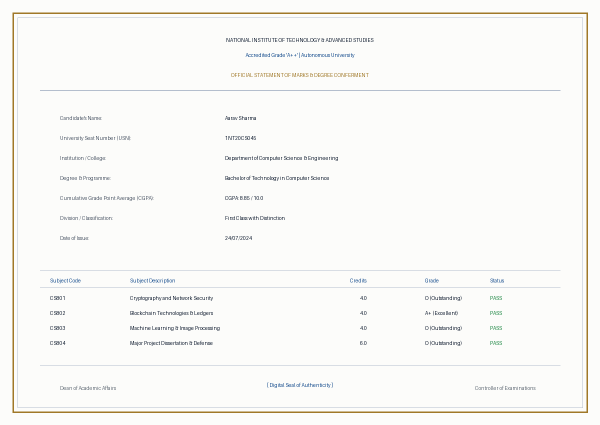
#> input picture samples/sample_degree_certificate.png, 1200 x 850 px (shown at 1/2 size)
$ python -i preprocessor.py   (imports and definitions only)
#> lines starting #> are read from the running program, lines starting #| are printed output that depends on the picture; after the words box and inside, x2 and y2 are one past the last pixel; in counts of white or black regions, pixels touching at a corner belong together
import os
from pathlib import Path
from typing import Dict, Any, Tuple
import cv2
import numpy as np


def deskew_image(gray_img: np.ndarray) -> Tuple[np.ndarray, float]:
    """
    Detects and corrects skew in scanned documents using minAreaRect on foreground contours.
    Returns (deskewed_image, angle_in_degrees).
    """
    # Invert image: text becomes white, background black
    thresh = cv2.bitwise_not(gray_img)

    # Find coordinates of all foreground pixels
    coords = np.column_stack(np.where(thresh > 0))
    if len(coords) < 100:
        return gray_img, 0.0

    # minAreaRect computes minimum bounding box around text
    angle = cv2.minAreaRect(coords)[-1]

    # Normalize angle from OpenCV's representation
    if angle < -45:
        angle = -(90 + angle)
    elif angle > 45:
        angle = 90 - angle
    else:
        angle = -angle

    # Only deskew if skew is non-trivial and not inverted (between 0.5 and 45 deg)
    if abs(angle) < 0.5 or abs(angle) > 45:
        return gray_img, 0.0

    (h, w) = gray_img.shape[:2]
    center = (w // 2, h // 2)
    rotation_matrix = cv2.getRotationMatrix2D(center, angle, 1.0)
    deskewed = cv2.warpAffine(
        gray_img,
        rotation_matrix,
        (w, h),
        flags=cv2.INTER_CUBIC,
        borderMode=cv2.BORDER_REPLICATE,
    )
    return deskewed, round(float(angle), 2)


def preprocess_image(image_path: str | Path, output_path: str | Path | None = None) -> Dict[str, Any]:
    """
    Preprocesses an academic document/certificate image using OpenCV to optimize OCR accuracy.

    Pipeline:
    1. Robust file loading (supports paths with spaces and Unicode).
    2. Optional resolution upscaling for low-res scans (ensures minimum height for OCR legibility).
    3. Grayscale conversion.
    4. Gaussian denoising to remove scanner grain, dust, and minor paper artifacts.
    5. Deskewing to horizontally align tilted text lines.
    6. Otsu binarization to produce crisp, high-contrast black-and-white text.
    7. Saves preprocessed output for frontend visualization and downstream OCR.

    Args:
        image_path: Path to the original input image.
        output_path: Optional destination path to write the preprocessed image.

    Returns:
        Dictionary with metadata:
            - "processed_path": str path to saved preprocessed image
            - "original_size": (width, height)
            - "processed_size": (width, height)
            - "skew_angle": float degrees rotated
            - "steps_applied": list of step names
    """
#> called with image_path = '../samples/sample_degree_certificate.png'
    image_path = Path(image_path)
    if not image_path.exists():
        raise FileNotFoundError(f"Input image not found: {image_path}")

    # Read image via numpy buffer to prevent Windows path encoding issues
    with open(image_path, "rb") as f:
        file_bytes = np.frombuffer(f.read(), dtype=np.uint8)
    image = cv2.imdecode(file_bytes, cv2.IMREAD_COLOR)
#> image is the input picture: shape (850, 1200, 3); mean B, G, R 245.5, 248.1, 248.3

    if image is None:
        raise ValueError(f"OpenCV could not decode image file at: {image_path}")

    orig_h, orig_w = image.shape[:2]
#> orig_h = 850; orig_w = 1200
    steps_applied = ["Loaded Original Image"]

    # Optional scaling: If image is too small (width < 1200), upscale for OCR clarity
    if orig_w < 1200:
        scale_factor = 1200 / float(orig_w)
        image = cv2.resize(image, None, fx=scale_factor, fy=scale_factor, interpolation=cv2.INTER_CUBIC)
        steps_applied.append(f"Upscaled Resolution (x{scale_factor:.2f})")

    # Step 1: Grayscale
    gray = cv2.cvtColor(image, cv2.COLOR_BGR2GRAY)
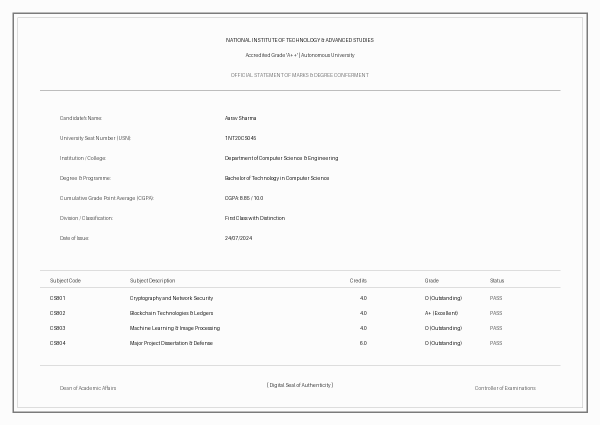
#> gray: shape (850, 1200) (shown at 1/2 size); min 30, max 252, mean 248.1
    steps_applied.append("Grayscale Conversion")

    # Step 2: Denoising
    blurred = cv2.GaussianBlur(gray, (3, 3), 0)
    steps_applied.append("Gaussian Denoising")

    # Step 3: Deskewing
    deskewed, skew_angle = deskew_image(blurred)
#> in deskew_image, `thresh = cv2.bitwise_not(gray_img)`:
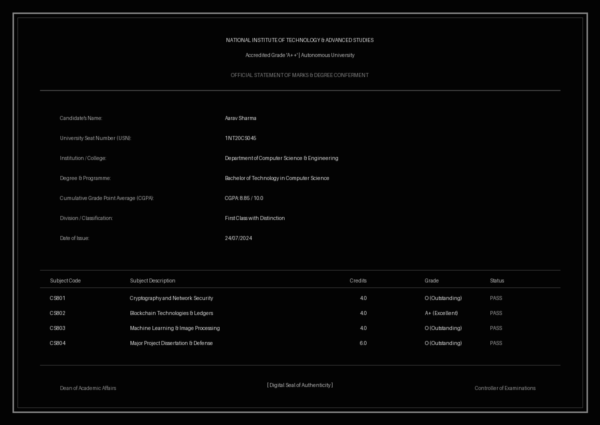
#> thresh: shape (850, 1200) (shown at 1/2 size); min 3, max 167, mean 6.9
#> in deskew_image, `coords = np.column_stack(np.where(thresh > 0))`: coords = 1020000 pairs, first value 0 to 849, second value 0 to 1199
#> in deskew_image, `angle = cv2.minAreaRect(coords)[-1]`: angle = -90
#> in deskew_image, `angle = -(90 + angle)`: angle = 0
#> skew_angle = 0
    if skew_angle != 0.0:
        steps_applied.append(f"Deskew Alignment ({skew_angle}°)")

    # Step 4: Binarization via Otsu's thresholding
    # Academic documents usually have dark text on light backgrounds
    _, binarized = cv2.threshold(deskewed, 0, 255, cv2.THRESH_BINARY + cv2.THRESH_OTSU)
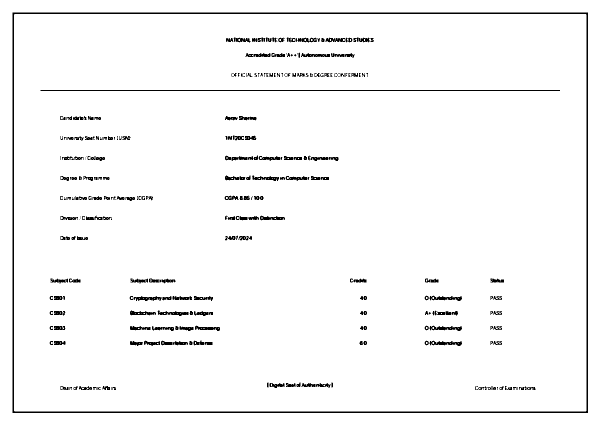
#> binarized: shape (850, 1200) (shown at 1/2 size); 96.6% white; 262 black regions (40 under 20 px), largest, box (x1, y1, x2, y2) and area: (25, 25, 1176, 826) 11680, (81, 180, 1120, 182) 2078, (859, 591, 924, 602) 378
    steps_applied.append("Otsu Binarization (High Contrast)")

    # Determine output path
    if output_path is None:
        output_path = image_path.parent / f"processed_{image_path.name}"
    else:
        output_path = Path(output_path)

    output_path.parent.mkdir(parents=True, exist_ok=True)

    # Save output image
    success, encoded_img = cv2.imencode(".png", binarized)
#> encoded_img = 14788 values, max 255 at index 207, min 0 at index 8, mean 121.4
    if success:
        with open(output_path, "wb") as f:
            f.write(encoded_img.tobytes())
    else:
        cv2.imwrite(str(output_path), binarized)

    proc_h, proc_w = binarized.shape[:2]
#> proc_h = 850; proc_w = 1200

    return {
        "processed_path": str(output_path),
        "original_size": (orig_w, orig_h),
        "processed_size": (proc_w, proc_h),
        "skew_angle": skew_angle,
        "steps_applied": steps_applied,
    }

>>> result = preprocess_image('../samples/sample_degree_certificate.png')
#> result = 5 items
